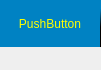
<?xml version="1.0" encoding="UTF-8"?>
<ui version="4.0">
 <class>LabelMenuItem</class>
 <widget class="QWidget" name="LabelMenuItem">
  <property name="geometry">
   <rect>
    <x>0</x>
    <y>0</y>
    <width>101</width>
    <height>70</height>
   </rect>
  </property>
  <property name="windowTitle">
   <string>Form</string>
  </property>
  <layout class="QVBoxLayout" name="verticalLayout" stretch="2,1">
   <property name="spacing">
    <number>0</number>
   </property>
   <property name="leftMargin">
    <number>0</number>
   </property>
   <property name="topMargin">
    <number>0</number>
   </property>
   <property name="rightMargin">
    <number>0</number>
   </property>
   <property name="bottomMargin">
    <number>0</number>
   </property>
   <item>
    <widget class="QPushButton" name="pushButton">
     <property name="sizePolicy">
      <sizepolicy hsizetype="Ignored" vsizetype="Ignored">
       <horstretch>0</horstretch>
       <verstretch>0</verstretch>
      </sizepolicy>
     </property>
     <property name="focusPolicy">
      <enum>Qt::NoFocus</enum>
     </property>
     <property name="styleSheet">
      <string notr="true">QPushButton{
	background-position: center;
	font: 16pt &quot;Arial&quot;;
	background-color:rgba(0, 130, 195);
	border: 0px solid black;
	color: rgb(255, 255, 0);
	border-left:1px solid qlineargradient(spread:reflect, x1:0.49435, y1:0.068, x2:0.50565, y2:0.75, stop:0.158192 rgba(0, 130, 195, 255), 	stop:0.559322 rgba(255, 255, 255, 255));
	border-right:1px solid qlineargradient(spread:reflect, x1:0.5, y1:0.028, x2:0.5, y2:1, stop:0.158192 rgba(0, 130, 195, 255), stop:0.559322 rgba(0, 0, 0, 255));
}
</string>
     </property>
     <property name="text">
      <string>PushButton</string>
     </property>
    </widget>
   </item>
   <item>
    <widget class="QLabel" name="label">
     <property name="sizePolicy">
      <sizepolicy hsizetype="Ignored" vsizetype="Ignored">
       <horstretch>0</horstretch>
       <verstretch>0</verstretch>
      </sizepolicy>
     </property>
     <property name="styleSheet">
      <string notr="true">QLabel{
	border-top:0px;
	border-bottom:0px;
	font: 14pt &quot;Arial&quot;;
	color: white;
	background-color: qlineargradient(spread:pad, x1:0.5, y1:0, x2:0.5, y2:1,
stop:0.158192 rgba(0, 0, 0, 255),
stop:0.559322 rgba(0, 130, 195, 255));
	border-left:1px solid qlineargradient(spread:pad, x1:0.5, y1:0.15, x2:0.5, y2:1,
stop:0.158192 rgba(255, 255, 255, 255), stop:0.757062 rgba(0, 130, 195, 255));
	border-right:1px solid qlineargradient(spread:pad, x1:0.5, y1:0.15, x2:0.5, y2:1,
stop:0.158192 rgba(0, 0, 0, 255), stop:0.757062 rgba(0, 130, 195, 255));
}</string>
     </property>
     <property name="text">
      <string/>
     </property>
     <property name="alignment">
      <set>Qt::AlignCenter</set>
     </property>
    </widget>
   </item>
  </layout>
 </widget>
 <resources/>
 <connections/>
</ui>
